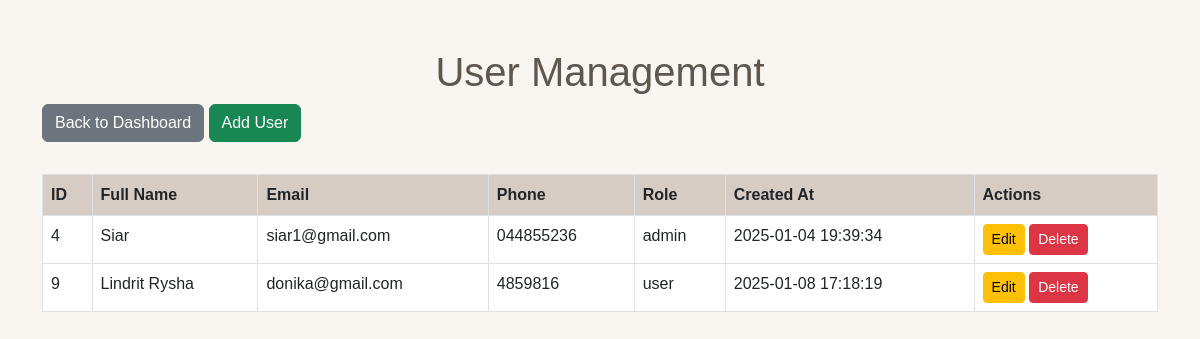
Screenshot of /php/dashboardpages/usertable.php (signed in) with the database file from the repository.
### tables this page shows
CREATE TABLE `users` (
  `id` int(11) NOT NULL,
  `name` varchar(100) DEFAULT NULL,
  `email` varchar(100) DEFAULT NULL,
  `phone` varchar(20) DEFAULT NULL,
  `password` varchar(255) DEFAULT NULL,
  `role` enum('admin','user') DEFAULT 'user',
  `created_at` timestamp NOT NULL DEFAULT current_timestamp()
);

### php/dashboardpages/usertable.php (the view, shortened to what this page needs)
<?php
require __DIR__ . '/../db.php';
try {
    $stmt = $pdo->query("SELECT * FROM users ORDER BY id ASC");
    $users = $stmt->fetchAll(PDO::FETCH_ASSOC);
} catch (PDOException $e) {
    die("Error: " . $e->getMessage());
}
?>
<!DOCTYPE html>
<html lang="en">
<head>
    <link href="https://cdn.jsdelivr.net/npm/bootstrap@5.3.0/dist/css/bootstrap.min.css" rel="stylesheet">
    <link rel="stylesheet" href="../../assets/dashboard.css">
</head>
<body>
    <div class="container mt-5">
        <h1 class="text-center">User Management</h1>
        <a href="dashboard.php" class="btn btn-secondary mb-3">Back to Dashboard</a>
        <a href="usertable.php?add_user=1" class="btn btn-success mb-3">Add User</a>
        <table class="table table-bordered mt-3">
            <thead>
                <tr>
                    <th>ID</th>
                    <th>Full Name</th>
                    <th>Email</th>
                    <th>Phone</th>
                    <th>Role</th>
                    <th>Created At</th>
                    <th>Actions</th>
                </tr>
            </thead>
            <tbody>
                <?php foreach ($users as $user): ?>
                    <tr>
                        <td><?php echo $user['id']; ?></td>
                        <td><?php echo $user['name']; ?></td>
                        <td><?php echo $user['email']; ?></td>
                        <td><?php echo $user['phone']; ?></td>
                        <td><?php echo $user['role']; ?></td>
                        <td><?php echo $user['created_at']; ?></td>
                        <td>
                            <a href="usertable.php?edit_id=<?php echo $user['id']; ?>" class="btn btn-warning btn-sm">Edit</a>
                            <a href="usertable.php?delete_id=<?php echo $user['id']; ?>" class="btn btn-danger btn-sm"
                            onclick="return confirm('Are you sure you want to delete this user?');">Delete</a>
                        </td>
                    </tr>
                <?php endforeach; ?>
            </tbody>
        </table>
    </div>
</body>
</html>

### assets/dashboard.css (style rules this page uses)
body { font-family: "Poppins", sans-serif; background-color: #f9f6f1; color: #5f564d; }
.table th { background-color: #d6ccc3; }

### rows the page displays
users: id "4", name "Siar", email "siar1@gmail.com", phone "044855236", role "admin", created_at "2025-01-04 19:39:34"
users: id "9", name "Lindrit Rysha", email "donika@gmail.com", phone "4859816", role "user", created_at "2025-01-08 17:18:19"
